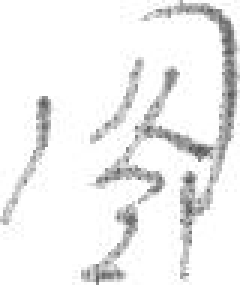
#> input picture data/casia_sample/图_00129.jpg, 80 x 95 px (shown 3 times larger); its folder holds only this picture in this run
$ python 07_synthesize_paper_data.py
#> lines starting #> are read from the running program, lines starting #| are printed output that depends on the picture
#!/usr/bin/env python
# -*- coding: utf-8 -*-
"""Synthesize hard benchmark data for paper evaluation.

This script builds a small but challenging synthetic dataset by
concatenating single-character images from CASIA-style data and
injecting visual noise to intentionally cause OCR (Agent A) failures.

The output JSON format follows `casia_test_set.json`:

{
  "metadata": {...},
  "samples": [
    {
      "id": "synthetic_00000",
      "image_path": "data/synthetic_benchmark/xxx.png",
      "label_gt": "目标文本",
      "ocr_pred": "",
      "context": "",
      "context_left": "",
      "context_right": "",
      "ocr_entropy": 0.0,
      "ppl_score": 0.0
    },
    ...
  ]
}
"""

# =============================================================================
# Path Patching
# =============================================================================
import sys
from pathlib import Path

PROJECT_ROOT = Path(__file__).resolve().parent.parent
sys.path.insert(0, str(PROJECT_ROOT))

# =============================================================================
# Imports
# =============================================================================
import argparse
import json
import logging
import random
from datetime import datetime
from typing import Any, Dict, List, Optional, Sequence, Tuple

import numpy as np
from PIL import Image, ImageEnhance, ImageFilter

# =============================================================================
# Configuration
# =============================================================================

DEFAULT_SINGLE_CHAR_DIR = PROJECT_ROOT / "data" / "casia_sample"
DEFAULT_CASIA_JSON = PROJECT_ROOT / "data" / "casia_test_set.json"
DEFAULT_OUTPUT_DIR = PROJECT_ROOT / "data" / "synthetic_benchmark"
DEFAULT_OUTPUT_JSON = PROJECT_ROOT / "data" / "synthetic_test.json"

IMAGE_EXTENSIONS = {".jpg", ".jpeg", ".png", ".bmp", ".tiff", ".tif"}

# Logging
logging.basicConfig(
    level=logging.INFO,
    format="%(asctime)s | %(levelname)s | %(message)s",
    datefmt="%H:%M:%S",
)
logger = logging.getLogger(__name__)


# =============================================================================
# Data Loading
# =============================================================================

def _scan_single_char_images(input_dir: Path) -> List[Tuple[Path, str]]:
    """Scan directory for single-character images and infer labels from filenames.

    This is a lightweight fallback when `casia_test_set.json` does not exist.
    It mirrors the filename assumption used by `05_build_standard_testset.py`.

    Args:
        input_dir: Directory that contains CASIA-style single-character images.

    Returns:
        List of (image_path, label) tuples. Images with unparseable labels are skipped.
    """
    def _extract_label_from_filename(filename: str) -> Optional[str]:
        """Extract label from filename (Universal Support including Underscore).

        Examples:
        - 测_123.jpg -> "测"
        - h_00001.jpg -> "h"
        - ~_00201.jpg -> "~"
        - __01794.jpg -> "_"  (Label is underscore)

        Args:
            filename: Image filename (without path).

        Returns:
            Extracted single-character label, or None if not found.
        """
        import re
        # Remove extension
        name = Path(filename).stem

        # [FIX] Special Case: Label is Underscore
        # If filename starts with "__", it means Label='_' and Separator='_'
        if name.startswith("__"):
            return "_"

        # Strategy 1: Split by underscore
        parts = name.split('_')
        if len(parts) >= 1:
            candidate = parts[0]
            # Valid label check: strictly length 1
            if len(candidate) == 1:
                return candidate

        # Strategy 2: Fallback to Chinese Regex
        chinese_match = re.search(r'[\u4e00-\u9fff]', name)
        if chinese_match:
            return chinese_match.group(0)

        return None

    if not input_dir.exists():
        logger.error("Single-character input directory does not exist: %s", input_dir)
        return []

    image_files: List[Path] = []
    for ext in IMAGE_EXTENSIONS:
        image_files.extend(input_dir.glob(f"*{ext}"))
        image_files.extend(input_dir.glob(f"*{ext.upper()}"))

    # One-level subdirectories
    for subdir in input_dir.iterdir():
        if subdir.is_dir():
            for ext in IMAGE_EXTENSIONS:
                image_files.extend(subdir.glob(f"*{ext}"))
                image_files.extend(subdir.glob(f"*{ext.upper()}"))

    image_files = sorted(set(image_files))

    pairs: List[Tuple[Path, str]] = []
    for img_path in image_files:
        label = _extract_label_from_filename(img_path.name)
        if label is None:
            continue
        pairs.append((img_path, label))
#> in synthesize_samples, img is the input picture: PIL image 80x95 L; min 80, max 255, mean 239

    logger.info("Scanned %d single-character images from %s", len(pairs), input_dir)
    return pairs


def load_single_char_pool(
    casia_json: Path,
    fallback_dir: Path,
) -> List[Tuple[Path, str]]:
    """Load single-character image pool from JSON or fallback directory scan.

    Priority:
    1) If `casia_test_set.json` exists, load samples from there.
    2) Otherwise, rescan `data/casia_sample/` and infer labels from filenames.

    Args:
        casia_json: Path to `casia_test_set.json`.
        fallback_dir: Fallback directory with single-character images.

    Returns:
        List of (image_path, label) tuples.
    """
    if casia_json.exists():
        logger.info("Loading single-character pool from JSON: %s", casia_json)
        with casia_json.open("r", encoding="utf-8") as f:
            data: Dict[str, Any] = json.load(f)
        samples: List[Dict[str, Any]] = data.get("samples", [])
        pairs: List[Tuple[Path, str]] = []
        for sample in samples:
            image_rel = sample.get("image_path")
            label = sample.get("label_gt")
            if not image_rel or not isinstance(image_rel, str):
                continue
            if not label or not isinstance(label, str):
                continue
            image_path = PROJECT_ROOT / image_rel
            if not image_path.exists():
                continue
            pairs.append((image_path, label))
        logger.info(
            "Loaded %d single-character samples from %s", len(pairs), casia_json
        )
        if pairs:
            return pairs

    logger.warning(
        "Falling back to directory scan because JSON is missing or empty: %s",
        casia_json,
    )
    return load_single_char_pool_from_dir(fallback_dir)


def load_single_char_pool_from_dir(fallback_dir: Path) -> List[Tuple[Path, str]]:
    """Wrapper around `_scan_single_char_images` for clarity.

    Args:
        fallback_dir: Directory with single-character images.

    Returns:
        List of (image_path, label) tuples.
    """
    return _scan_single_char_images(fallback_dir)


# =============================================================================
# Image Composition & Augmentation
# =============================================================================

def resize_to_height(img: Image.Image, target_height: int) -> Image.Image:
    """Resize image to a fixed height while preserving aspect ratio.

    Tensor-wise, this corresponds to resizing from `[H, W]` to `[target_H, new_W]`.

    Args:
        img: PIL image.
        target_height: Target height in pixels.

    Returns:
        Resized PIL image.
    """
#> called with target_height = 48
    w, h = img.size
    if h == 0:
        raise ValueError("Image height is zero, cannot resize.")
    scale: float = float(target_height) / float(h)
    new_w: int = max(1, int(round(w * scale)))
    return img.resize((new_w, target_height), Image.BILINEAR)
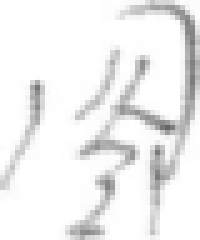
#> returned value: PIL image 40x48 L (shown 5 times larger); min 102, max 255, mean 239


def concatenate_horizontally(images: Sequence[Image.Image]) -> Image.Image:
    """Concatenate images horizontally into a long strip.

    All images are assumed to have the same height: `[H, W_i] -> [H, sum_i W_i]`.

    Args:
        images: Sequence of PIL images with the same height.

    Returns:
        Concatenated PIL image.
    """
    if not images:
        raise ValueError("No images provided for concatenation.")

    heights = {img.size[1] for img in images}
    if len(heights) != 1:
        raise ValueError(
            f"All images must share the same height, got heights={heights}"
        )

    total_width: int = sum(img.size[0] for img in images)
    height: int = images[0].size[1]

    canvas = Image.new("L", (total_width, height), color=255)
#> canvas: PIL image 120x48 L; every value is 255
    x_offset = 0
    for img in images:
        canvas.paste(img, (x_offset, 0))
        x_offset += img.size[0]
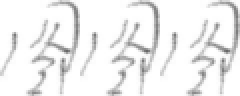
#> canvas: PIL image 120x48 L (shown 2 times larger); min 102, max 255, mean 239
#> (the rest of the program and of its run is left out)
